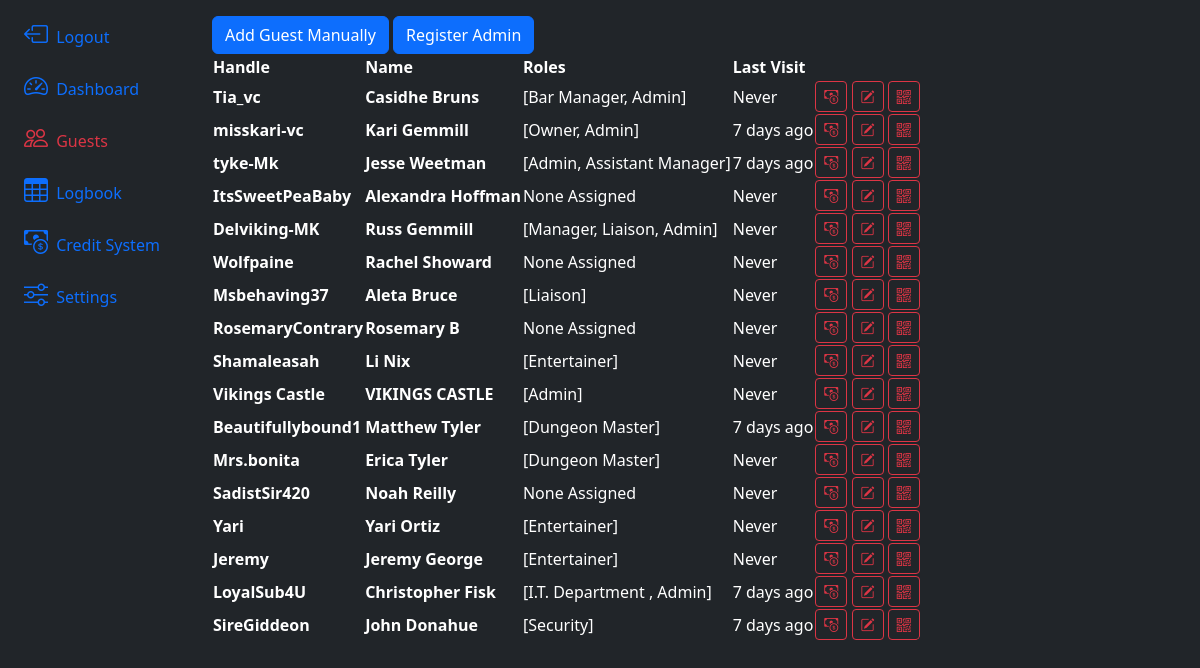
Page /guests/ on the earlier database version.
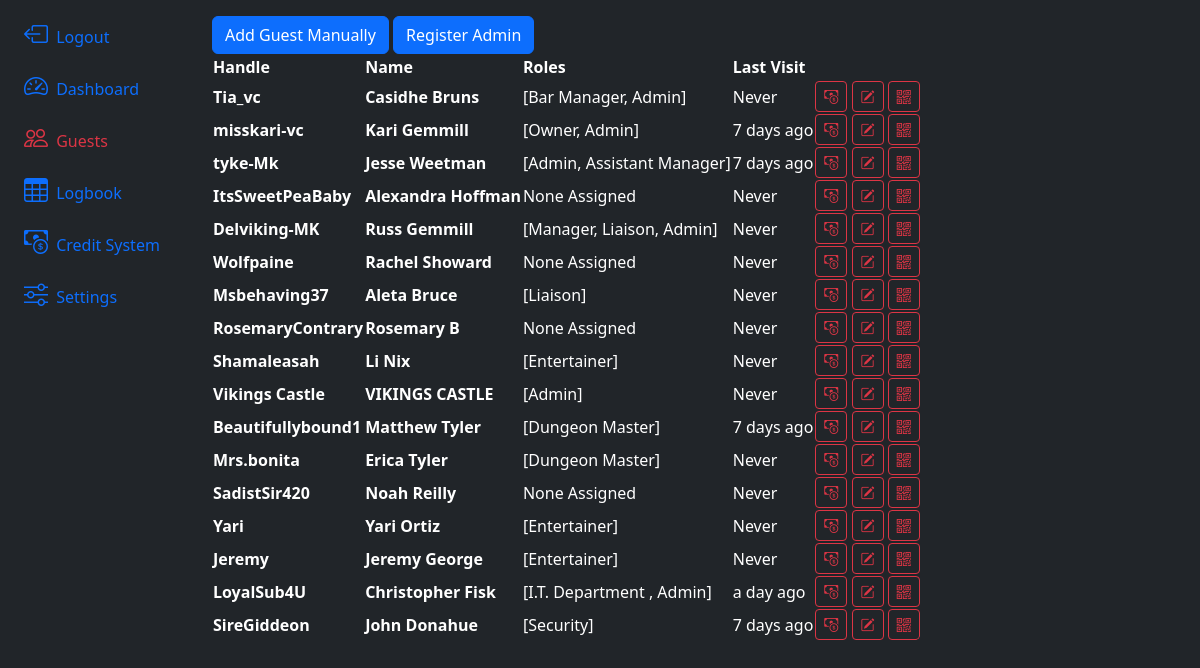
Same page on the later database version.
### app/models.py (models this page shows, shortened)
@dataclass
class Guest(db.Model, UserMixin):
    id:int = db.Column(db.Integer, primary_key=True)
    uuid:str  = db.Column(db.String, unique=True, name="uuid")
    fetUsername:str  = db.Column(db.String(100) )
    name:str  = db.Column(db.String(100), nullable=False)
    email:str  = db.Column(db.String(200), unique=True, nullable=False)
    phone:str  = db.Column(db.String(20))
    password:str  = db.Column(db.String(255))
    roles = db.relationship('Role', backref=db.backref('guests'), secondary=guest_role)
    termsCheck:bool = db.Column(db.Boolean(), default=False)
    termsDate = db.Column(db.DateTime(timezone=True), server_default=None)
    credit = db.relationship('GuestCredit',backref='guest')
    logbook = db.relationship('Guestlog', backref='guest')
    lastVisit = db.Column(db.DateTime(timezone=True), server_default=None)
    lastCheckOut = db.Column(db.DateTime(timezone=True), server_default=None)
    created_at = db.Column(db.DateTime(timezone=True), server_default=func.now())

@dataclass
class Role(db.Model):
    id:int = db.Column(db.Integer, primary_key=True)
    name:str  = db.Column(db.String(100))
    description:str  = db.Column(db.String(200))
    permissions:str  = db.Column(db.String(200))
    skip_payment_at_checkin:bool = db.Column(db.Boolean(), default=False)
    skip_tos_update_at_checkin:bool = db.Column(db.Boolean(), default=False)
    allow_login_to_backoffice:bool = db.Column(db.Boolean(), default=False)
    allow_password_reset:bool = db.Column(db.Boolean(), default=False)
    notify_staff_on_checkin:bool = db.Column(db.Boolean(), default=False)
    auto_checkout_on_event_end:bool = db.Column(db.Boolean(), default=False)
    def __repr__(self):
        return f'{self.name}'

### app/routes.py (the view, shortened to what this page needs)
@app.route('/guests/', methods=['GET', 'POST'])
def guests():
    return render_template('guests.html', guests=Guest.query.all())

### app/templates/guests.html (shortened to what this page needs)
{% extends 'layout.html' %}
{% block content %}
<div>
    <button type="button" class="btn btn-primary" data-bs-toggle="modal" data-bs-target="#registerModal"
        data-bs-mode="new">
        Add Guest Manually
    </button>
    <a href="/registerAdmin"><button type="button" class="btn btn-primary">Register Admin</button></a>
</div>
<table class="table-dark rounded-3 overflow-hidden" data-toggle="table">
    <thead>
        <tr>
            <th data-sortable="true" scope="col">Handle</th>
            <th data-sortable="true" scope="col">Name</th>
            <th data-sortable="true" scope="col">Roles</th>
            <th data-sortable="true" scope="col">Last Visit</th>
            <th data-align="right" scope="col"></th>
        </tr>
    </thead>
    <tbody>
        {% for guest in guests %}
        <tr>
            <th scope="row">{{guest.fetUsername}}</th>
            <th>{{guest.name}}</th>
            {% if guest.roles %}
            <td>{{guest.roles}}</td>
            {% else %}
            <td>None Assigned</td>
            {% endif %}
            {% if guest.lastVisit %}
            <td>{{ moment(guest.lastVisit).fromNow() }}</td>
            {% else %}
            <td>Never</td>
            {% endif %}
            <td>
                <a href="/guestCredit/{{guest.id}}"  ><button type="button"  class="btn btn-sm btn-outline-danger"><i
                            class="bi bi-cash-coin"></i></button></a>
                <button type="button" class="btn btn-sm btn-outline-danger"
                    data-bs-target="#registerModal" data-bs-mode="edit" data-bs-uuid="{{guest.id}}"><i
                        class="bi bi-pencil-square"></i></button>
                <button type="button" class="btn btn-sm btn-outline-danger"
                    data-bs-target="#qrModal" data-bs-qr="{{guest.uuid}}"><i class="bi bi-qr-code"></i></button>
            </td>
        </tr>
        {% endfor %}
    </tbody>
</table>
{% endblock content %}

### app/templates/layout.html (shortened to what this page needs)
<!doctype html>
<html lang="en">
<head>
    <link href="https://cdn.jsdelivr.net/npm/bootstrap@5.3.3/dist/css/bootstrap.min.css" rel="stylesheet"
>
    <link rel="stylesheet" href="https://cdn.jsdelivr.net/npm/bootstrap-icons@1.11.3/font/bootstrap-icons.min.css">
    <link rel="stylesheet" href="https://cdn.jsdelivr.net/npm/bootstrap-table@1.23.2/dist/bootstrap-table.min.css">
</head>
<body>
    <div class="container-fluid">
        <div class="row flex-nowrap">
            <div class="col-auto col-md-3 col-xl-2 px-sm-2 px-0 bg-dark">
                <div class="d-flex flex-column align-items-center align-items-sm-start px-3 pt-2 text-white min-vh-100">
                    <ul class="nav nav-pills flex-column mb-sm-auto mb-0 align-items-center align-items-sm-start"
                        id="menu">
                            <a href="/logout" class="nav-link align-middle px-0">
                                <i class="fs-4 bi-box-arrow-left"></i> <span class="ms-1 d-none d-sm-inline">Logout</span>
                            </a>
                        <li class="nav-item">
                            <a href="/dashboard"
                                class="nav-link align-middle px-0 {% if request.endpoint == 'dashboard' %}text-danger{% endif %}">
                                <i class="fs-4 bi-speedometer2"></i> <span class="ms-1 d-none d-sm-inline">Dashboard</span>
                            </a>
                        </li>
                        <li class="nav-item">
                            <a href="/guests"
                                class="nav-link px-0 align-middle {% if request.endpoint == 'guests' %}text-danger{% endif %}">
                                <i class="fs-4 bi-people"></i> <span class="ms-1 d-none d-sm-inline">Guests</span>
                            </a>
                        </li>
                        <li class="nav-item">
                            <a href="/logbook"
                                class="nav-link px-0 align-middle {% if request.endpoint == 'logbook' %}text-danger{% endif %}">
                                <i class="fs-4 bi-table "></i> <span class="ms-1 d-none d-sm-inline">Logbook</span></a>
                        </li>
                            <a href="/credits"
                                class="nav-link px-0 align-middle {% if request.endpoint == 'credits' %}text-danger{% endif %}">
                                <i class="fs-4 bi-cash-coin "></i> <span class="ms-1 d-none d-sm-inline">Credit System</span></a>
                        <li class="nav-item">
                            <a href="/settings"
                                class="nav-link px-0 align-middle {% if request.endpoint == 'settings' %}text-danger{% endif %}">
                                <i class="fs-4 bi-sliders "></i> <span class="ms-1 d-none d-sm-inline">Settings</span></a>
                        </li>
                    </ul>
                </div>
            </div>
            <div class="col py-3 bg-dark text-light">
                {% block content %}{% endblock %}
            </div>
        </div>
    </div>
</body>
</html>

Differences in the rows shown:
changed Guest "LoyalSub4U": lastVisit "7 days ago" → "a day ago"
